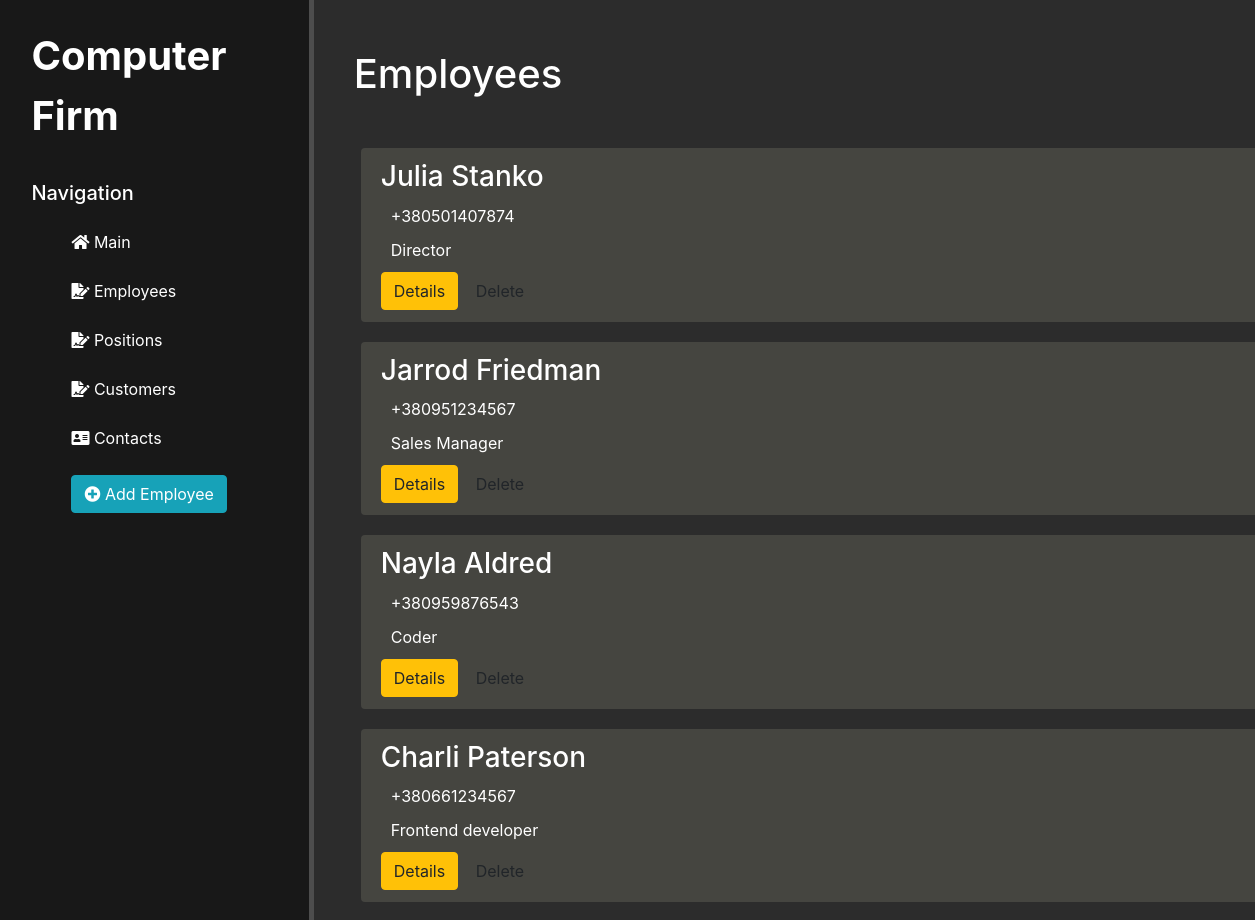
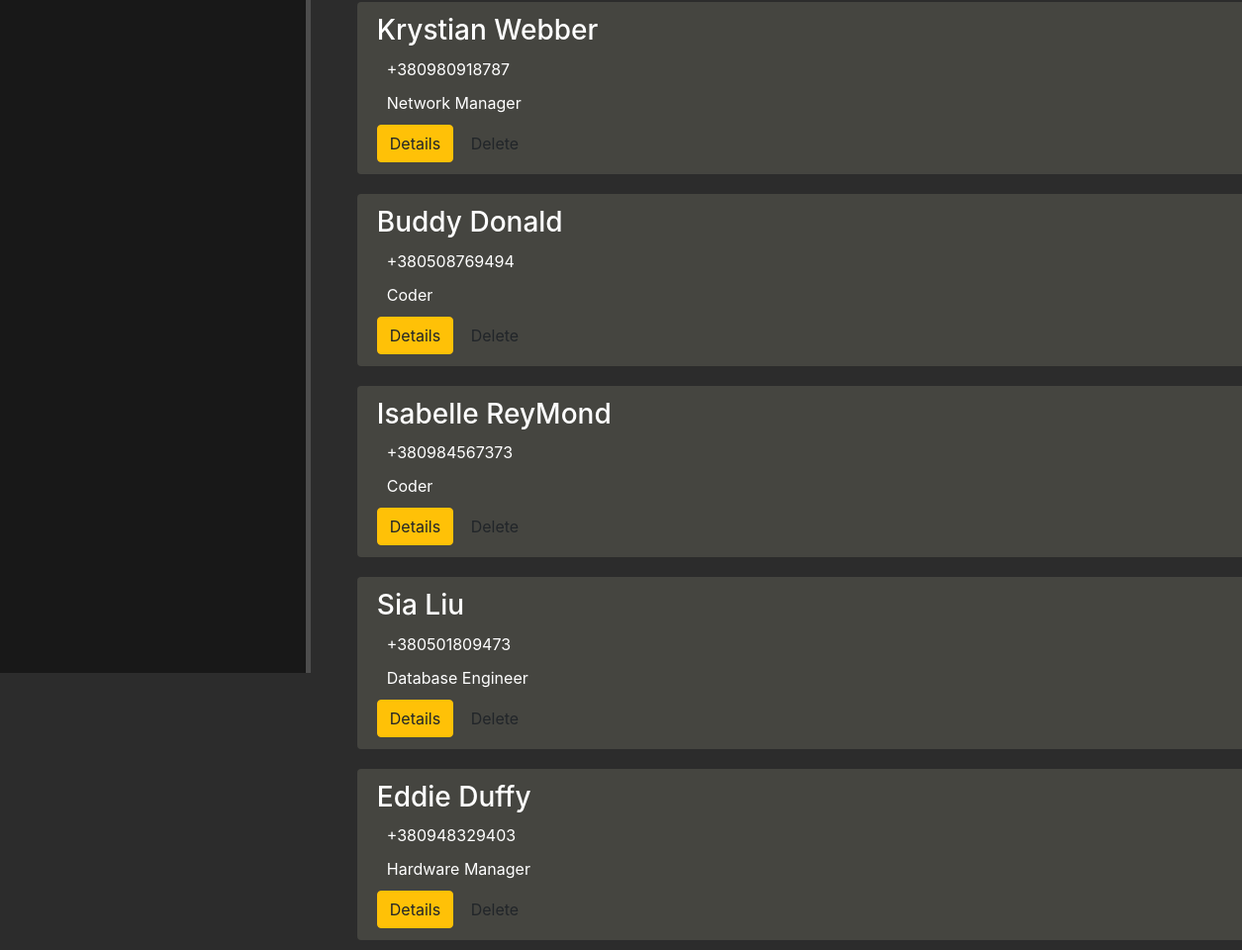
/employees_home, run on the app's committed database (2 pictures, top to bottom).
### main/models.py (models this page shows, shortened)
class Employees(models.Model):
    employee_id = models.AutoField('Employee ID', primary_key=True)
    first_name = models.CharField('First Name', max_length=50)
    second_name = models.CharField('Last Name', max_length=50)
    birthday = models.DateField('Birthday date', null=True, blank=True)
    sex = models.CharField('Gender', max_length=20, null=True, blank=True)
    address = models.CharField('Address', max_length=100, null=True, blank=True)
    phone = models.CharField('Phone number', max_length=15, null=True, blank=True)
    passport = models.CharField('Passport code', max_length=15, null=True, blank=True)
    position_id = models.ForeignKey(Positions, on_delete=models.CASCADE, verbose_name='Related position', null=True, blank=True)
    class Meta:
        verbose_name = 'Employee'
        verbose_name_plural = 'Employees'

class Positions(models.Model):
    position_id = models.AutoField('Position ID', primary_key=True)
    name = models.CharField('Position name', max_length=50)
    salary = models.PositiveIntegerField('Salary')
    duties = models.TextField('Duties', null=True, blank=True)
    demands = models.TextField('Demands', null=True, blank=True)
    class Meta:
        verbose_name = 'Position'
        verbose_name_plural = 'Positions'
    def __str__(self):
        return self.name

### main/views.py (the view)
# urls.py: path('employees_home', views.employees_home, name='employees_home'),
def employees_home(request):
    employees = Employees.objects.all()
    return render(request, 'main/employees_home.html', {'employees': employees})

### main/templates/main/employees_home.html (shortened to what this page needs)
{% extends 'main/layout.html' %}
{% block content %}
    <div class="features-list">
        <h1>Employees</h1>
        {% for el in employees %}
            <div class="alert alert-warning">
                <h3>{{ el.first_name }} {{ el.second_name }}</h3>
                <p>+{{ el.phone }}</p>
                <p>{{ el.position_id }}</p>
                <a href="{% url 'employee-detail' el.employee_id %}" class="btn btn-warning">Details</a>
                <a href="{% url 'employee-delete' el.employee_id %}" class="btn danger">Delete</a>
            </div>
        {% endfor %}
    </div>
{% endblock %}

### main/templates/main/layout.html (shortened to what this page needs)
{% load static %}
<!doctype html>
<html lang="en">
<head>
    <link rel="stylesheet" href="https://stackpath.bootstrapcdn.com/bootstrap/4.5.2/css/bootstrap.min.css">
    <link rel="stylesheet" href="{% static 'main/css/main.css' %}">
    <link rel="stylesheet" href="https://use.fontawesome.com/releases/v5.8.2/css/all.css">
</head>
<body>
    <aside>
        <span class="logo">Computer Firm</span>
        <h3>Navigation</h3>
        <ul>
            <a href="{% url 'home' %}"><li><i class="fas fa-home"></i> Main</li></a>
            <a href="{% url 'employees_home' %}"><li><i class="fas fa-file-signature"></i> Employees</li></a>
            <a href="{% url 'positions_home' %}"><li><i class="fas fa-file-signature"></i> Positions</li></a>
            <a href="{% url 'customers_home' %}"><li><i class="fas fa-file-signature"></i> Customers</li></a>
            <a href=""><li><i class="fas fa-address-card"></i> Contacts</li></a>
            <a href="{% url 'add_employee' %}"><li><button class="btn btn-info"><i class="fas fa-plus-circle"></i> Add Employee</button></li></a>
        </ul>
    </aside>
    <main>
        {% block content %} {% endblock %}
    </main>
</body>
</html>

### main/static/main/css/main.css (style rules this page uses)
body { background: #2c2c2c; }
aside { float: left; background: #181818; width: 25%; padding: 2.5%; height: 200vh; color: #fff; border-right: 5px solid #4d4d4d; }
aside .logo { font-size: 40px; font-weight: bold; position: relative; top: -5px; }
aside h3 { margin-top: 30px; font-size: 20px; }
aside ul { list-style: none; }
aside ul li { color: #fff; display: block; margin-top: 25px; transition: transform .5s ease; }
main .features-list { float: left; color: #fff; margin-top: 10px; text-align: center; width: 75%; }
main .features-list h1 { font-size: 40px; text-align: left; margin: 40px; }
main .features-list p { max-width: 400px; margin: 10px; }
.alert-warning { background: #454540; border: none; color: #fff; float: left; clear: both; width: 900px; margin: 10px 5%; text-align: left; }

### data on the page
Employees: first_name "Julia", second_name "Stanko", phone "380501407874", position_id "Director"
Employees: first_name "Jarrod", second_name "Friedman", phone "380951234567", position_id "Sales Manager"
Employees: first_name "Nayla", second_name "Aldred", phone "380959876543", position_id "Coder"
Employees: first_name "Charli", second_name "Paterson", phone "380661234567", position_id "Frontend developer"
Employees: first_name "Krystian", second_name "Webber", phone "380980918787", position_id "Network Manager"
Employees: first_name "Buddy", second_name "Donald", phone "380508769494", position_id "Coder"
Employees: first_name "Isabelle", second_name "ReyMond", phone "380984567373", position_id "Coder"
Employees: first_name "Sia", second_name "Liu", phone "380501809473", position_id "Database Engineer"
Employees: first_name "Eddie", second_name "Duffy", phone "380948329403", position_id "Hardware Manager"
